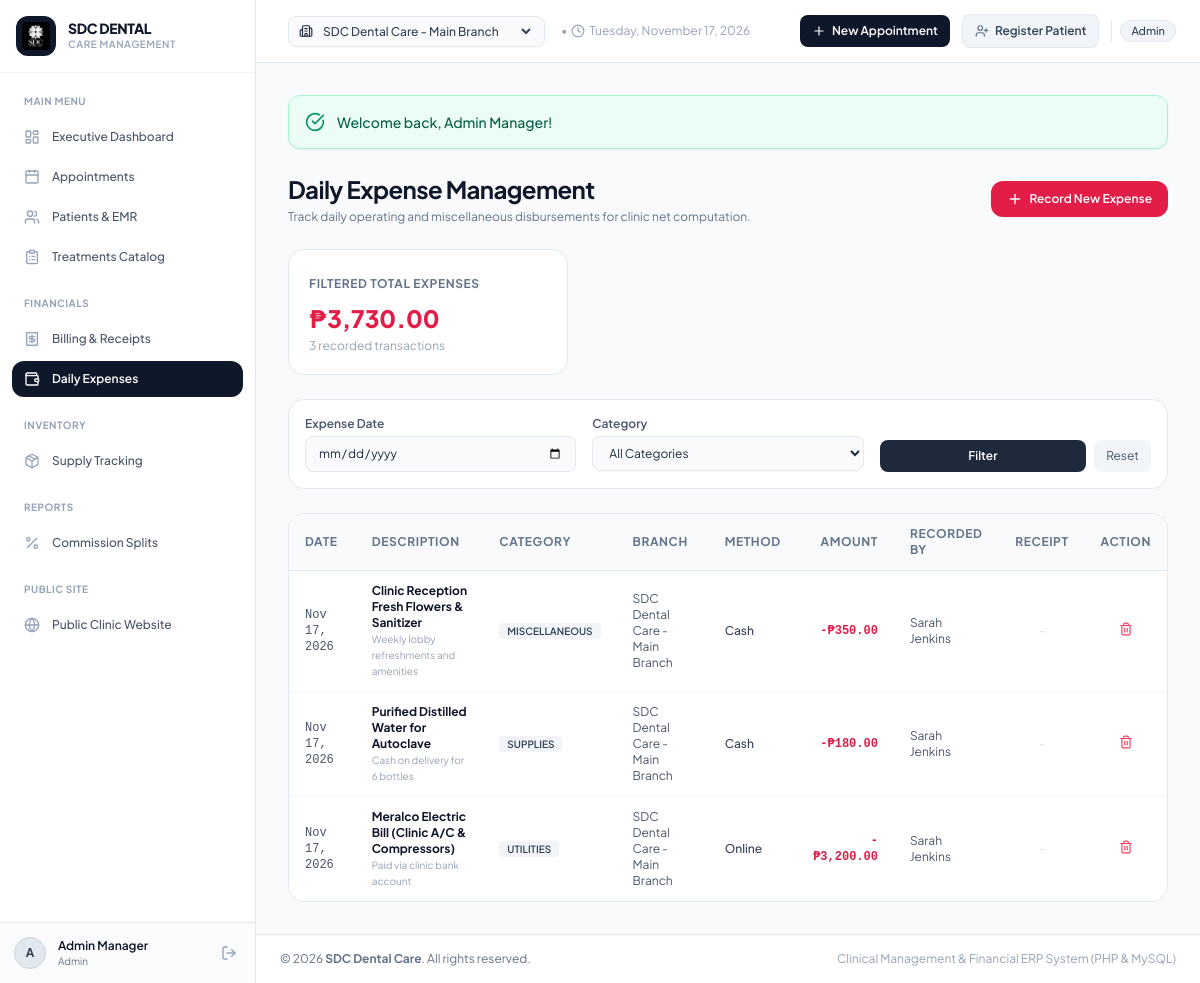
The app's page /index.php?page=expenses (signed in) with its own data.
### tables this page shows
CREATE TABLE `expenses` (
    `id` INT AUTO_INCREMENT PRIMARY KEY,
    `branch_id` INT NOT NULL,
    `category` ENUM('utilities', 'supplies', 'rent', 'salaries', 'maintenance', 'laboratory', 'miscellaneous') NOT NULL,
    `title` VARCHAR(150) NOT NULL,
    `amount` DECIMAL(10,2) NOT NULL,
    `payment_method` ENUM('Cash', 'Online', 'Card') DEFAULT 'Cash',
    `expense_date` DATE NOT NULL,
    `receipt_attachment` VARCHAR(255) NULL,
    `recorded_by` INT NOT NULL,
    `notes` TEXT,
    `created_at` TIMESTAMP DEFAULT CURRENT_TIMESTAMP,
    FOREIGN KEY (`branch_id`) REFERENCES `branches`(`id`),
    FOREIGN KEY (`recorded_by`) REFERENCES `users`(`id`)
);

CREATE TABLE `branches` (
    `id` INT AUTO_INCREMENT PRIMARY KEY,
    `branch_name` VARCHAR(100) NOT NULL,
    `branch_code` VARCHAR(20) UNIQUE NOT NULL,
    `address` TEXT,
    `contact_number` VARCHAR(30),
    `is_active` TINYINT(1) DEFAULT 1,
    `created_at` TIMESTAMP DEFAULT CURRENT_TIMESTAMP
);

CREATE TABLE `users` (
    `id` INT AUTO_INCREMENT PRIMARY KEY,
    `branch_id` INT NULL,
    `role` ENUM('admin', 'dentist', 'front_desk', 'assistant') NOT NULL,
    `username` VARCHAR(50) UNIQUE NOT NULL,
    `password_hash` VARCHAR(255) NOT NULL,
    `full_name` VARCHAR(100) NOT NULL,
    `email` VARCHAR(100) UNIQUE,
    `phone` VARCHAR(30),
    `status` ENUM('active', 'inactive') DEFAULT 'active',
    `created_at` TIMESTAMP DEFAULT CURRENT_TIMESTAMP,
    FOREIGN KEY (`branch_id`) REFERENCES `branches`(`id`) ON DELETE SET NULL
);

### controllers/ExpenseController.php (called while the page is built, shortened)
<?php
require_once __DIR__ . '/../config/session.php';
require_once __DIR__ . '/../models/Expense.php';
class ExpenseController {
    public function index(): void {
        $filters = [];
        $expenses = Expense::getAll($filters);
        $totalExpenses = array_sum(array_column($expenses, 'amount'));
        require_once __DIR__ . '/../views/expenses/index.php';
    }
}

### models/Expense.php (called while the page is built, shortened)
<?php
require_once __DIR__ . '/../config/database.php';
class Expense {
    public static function getAll(array $filters = []): array {
        $sql = "SELECT e.*, b.branch_name, u.full_name as recorded_by_name
                FROM expenses e
                JOIN branches b ON e.branch_id = b.id
                JOIN users u ON e.recorded_by = u.id
                WHERE 1=1";
        $params = [];
        $sql .= " ORDER BY e.expense_date DESC, e.id DESC";
        return Database::fetchAll($sql, $params);
    }
}

### config/database.php (called while the page is built, shortened)
<?php
class Database {
    private static ?PDO $instance = null;
    public static function getConnection(): PDO {
        if (self::$instance === null) {
            $dsn = "mysql:host=" . self::DB_HOST . ";port=" . self::DB_PORT . ";dbname=" . self::DB_NAME . ";charset=" . self::DB_CHARSET;
            $options = [
                PDO::ATTR_ERRMODE            => PDO::ERRMODE_EXCEPTION,
                PDO::ATTR_DEFAULT_FETCH_MODE => PDO::FETCH_ASSOC,
                PDO::ATTR_EMULATE_PREPARES   => false,
            ];
            try {
                self::$instance = new PDO($dsn, self::DB_USER, self::DB_PASS, $options);
            } catch (PDOException $e) {
                throw new PDOException("Database connection error: " . $e->getMessage(), (int)$e->getCode());
            }
        }
        return self::$instance;
    }
    public static function query(string $sql, array $params = []): PDOStatement {
        $stmt = self::getConnection()->prepare($sql);
        $stmt->execute($params);
        return $stmt;
    }
    public static function fetchAll(string $sql, array $params = []): array {
        $stmt = self::query($sql, $params);
        return $stmt->fetchAll();
    }
}

### config/session.php (called while the page is built, shortened)
<?php
class Session {
    public static function isLoggedIn(): bool {
        return isset($_SESSION['user_id']) && !empty($_SESSION['user_id']);
    }
    public static function role(): ?string {
        return $_SESSION['user']['role'] ?? null;
    }
    public static function hasRole(string|array $roles): bool {
        $userRole = self::role();
        if (is_array($roles)) {
            return in_array($userRole, $roles, true);
        }
        return $userRole === $roles;
    }
}

### views/expenses/index.php (the view, shortened to what this page needs)
<?php
require_once __DIR__ . '/../layouts/header.php';
$filterDate = $_GET['date'] ?? '';
?>
<div class="mb-6 flex flex-col md:flex-row md:items-center md:justify-between gap-4">
    <div>
        <h2 class="text-2xl font-bold text-slate-900 tracking-tight">Daily Expense Management</h2>
        <p class="text-xs text-slate-500 mt-1">Track daily operating and miscellaneous disbursements for clinic net computation.</p>
    </div>
    <button onclick="document.getElementById('addExpenseModal').classList.remove('hidden')"
            class="inline-flex items-center space-x-1.5 bg-rose-600 hover:bg-rose-700 text-white text-xs font-semibold px-4 py-2.5 rounded-xl shadow-sm transition">
        <i data-lucide="plus" class="w-4 h-4"></i>
        <span>Record New Expense</span>
    </button>
</div>
<div class="grid grid-cols-1 sm:grid-cols-3 gap-5 mb-6">
    <div class="bg-white rounded-2xl p-5 border border-slate-200 shadow-xs">
        <span class="text-xs font-bold uppercase tracking-wider text-slate-500">Filtered Total Expenses</span>
        <h3 class="text-2xl font-extrabold text-rose-600 mt-2">
            <?= APP_CURRENCY ?><?= number_format($totalExpenses, 2) ?>
        </h3>
        <p class="text-xs text-slate-400 mt-1"><?= count($expenses) ?> recorded transaction<?= count($expenses) === 1 ? '' : 's' ?></p>
    </div>
</div>
<div class="bg-white p-4 rounded-2xl border border-slate-200 shadow-xs mb-6">
    <form method="GET" class="grid grid-cols-1 sm:grid-cols-3 gap-4 text-xs">
        <div>
            <label class="block font-semibold text-slate-600 mb-1">Expense Date</label>
            <input type="date" name="date" value="<?= htmlspecialchars($filterDate) ?>"
                   class="w-full px-3 py-2 bg-slate-50 border border-slate-200 rounded-lg focus:outline-none focus:ring-1 focus:ring-teal-500">
        </div>
        <div>
            <label class="block font-semibold text-slate-600 mb-1">Category</label>
            <select name="category" class="w-full px-3 py-2 bg-slate-50 border border-slate-200 rounded-lg focus:outline-none focus:ring-1 focus:ring-teal-500">
                <option value="">All Categories</option>
            </select>
        </div>
        <div class="flex items-end space-x-2">
            <button type="submit" class="w-full py-2 bg-slate-800 hover:bg-slate-900 text-white font-semibold rounded-lg transition">
                Filter
            </button>
            <a href="<?= BASE_URL ?>/index.php?page=expenses" class="py-2 px-3 bg-slate-100 hover:bg-slate-200 text-slate-600 rounded-lg transition">
                Reset
            </a>
        </div>
    </form>
</div>
<div class="bg-white rounded-2xl border border-slate-200 shadow-xs overflow-hidden">
    <div class="overflow-x-auto">
        <table class="w-full text-left border-collapse text-xs">
            <thead>
                <tr class="bg-slate-50 text-slate-500 uppercase tracking-wider font-bold border-b border-slate-200">
                    <th class="py-3 px-4">Date</th>
                    <th class="py-3 px-4">Description</th>
                    <th class="py-3 px-4">Category</th>
                    <th class="py-3 px-4">Branch</th>
                    <th class="py-3 px-4">Method</th>
                    <th class="py-3 px-4 text-right">Amount</th>
                    <th class="py-3 px-4">Recorded By</th>
                    <th class="py-3 px-4 text-center">Receipt</th>
                    <?php if (Session::hasRole(['admin'])): ?>
                        <th class="py-3 px-4 text-center">Action</th>
                    <?php endif; ?>
                </tr>
            </thead>
            <tbody class="divide-y divide-slate-100 text-slate-700">
                <?php if (empty($expenses)): ?>
                    <tr>
                        <td colspan="9" class="text-center py-8 text-slate-400 italic">No expenses recorded for this selection.</td>
                    </tr>
                <?php else: ?>
                    <?php foreach ($expenses as $exp): ?>
                        <tr class="hover:bg-slate-50 transition">
                            <td class="py-3 px-4 font-mono font-medium text-slate-600">
                                <?= date('M d, Y', strtotime($exp['expense_date'])) ?>
                            </td>
                            <td class="py-3 px-4">
                                <span class="font-bold text-slate-900 block"><?= htmlspecialchars($exp['title']) ?></span>
                                <?php if (!empty($exp['notes'])): ?>
                                    <span class="text-[10px] text-slate-400 block"><?= htmlspecialchars($exp['notes']) ?></span>
                                <?php endif; ?>
                            </td>
                            <td class="py-3 px-4">
                                <span class="px-2 py-0.5 rounded font-semibold text-[10px] bg-slate-100 text-slate-700 uppercase">
                                    <?= htmlspecialchars($exp['category']) ?>
                                </span>
                            </td>
                            <td class="py-3 px-4 text-slate-600"><?= htmlspecialchars($exp['branch_name']) ?></td>
                            <td class="py-3 px-4">
                                <span class="font-medium text-slate-700"><?= htmlspecialchars($exp['payment_method']) ?></span>
                            </td>
                            <td class="py-3 px-4 text-right font-mono font-bold text-rose-600">
                                -<?= APP_CURRENCY ?><?= number_format($exp['amount'], 2) ?>
                            </td>
                            <td class="py-3 px-4 text-slate-600"><?= htmlspecialchars($exp['recorded_by_name']) ?></td>
                            <td class="py-3 px-4 text-center">
                                <?php if (!empty($exp['receipt_attachment'])): ?>
                                    <a href="<?= BASE_URL ?>/<?= htmlspecialchars($exp['receipt_attachment']) ?>" target="_blank" class="text-teal-600 hover:text-teal-800 p-1">
                                        <i data-lucide="paperclip" class="w-4 h-4 mx-auto"></i>
                                    </a>
                                <?php else: ?>
                                    <span class="text-slate-300">-</span>
                                <?php endif; ?>
                            </td>
                            <?php if (Session::hasRole(['admin'])): ?>
                                <td class="py-3 px-4 text-center">
                                    <form action="<?= BASE_URL ?>/index.php?page=expense_delete" method="POST" onsubmit="return confirm('Delete this expense entry?');">
                                        <button type="submit" class="text-rose-500 hover:text-rose-700">
                                            <i data-lucide="trash-2" class="w-3.5 h-3.5"></i>
                                        </button>
                                    </form>
                                </td>
                            <?php endif; ?>
                        </tr>
                    <?php endforeach; ?>
                <?php endif; ?>
            </tbody>
        </table>
    </div>
</div>
<?php require_once __DIR__ . '/../layouts/footer.php'; ?>

### assets/css/style.css (style rules this page uses)
button, a, input, select, textarea { transition: all 0.15s ease-in-out; }
table thead th { letter-spacing: 0.05em; font-weight: 700; }

### views/layouts/header.php (style rules this page uses)
body { font-family: 'Plus Jakarta Sans', sans-serif; }

### records on screen
expenses: expense_date "Nov 17, 2026", title "Clinic Reception Fresh Flowers & Sanitizer", notes "Weekly lobby refreshments and amenities", category "MISCELLANEOUS", branch.branch_name "SDC Dental Care - Main Branch", payment_method "Cash", amount "350.00", recorded_by.full_name "Sarah Jenkins"
expenses: expense_date "Nov 17, 2026", title "Purified Distilled Water for Autoclave", notes "Cash on delivery for 6 bottles", category "SUPPLIES", branch.branch_name "SDC Dental Care - Main Branch", payment_method "Cash", amount "180.00", recorded_by.full_name "Sarah Jenkins"
expenses: expense_date "Nov 17, 2026", title "Meralco Electric Bill (Clinic A/C & Compressors)", notes "Paid via clinic bank account", category "UTILITIES", branch.branch_name "SDC Dental Care - Main Branch", payment_method "Online", amount "3,200.00", recorded_by.full_name "Sarah Jenkins"

### other values on screen
substr($currentUser['full_name'] ?? 'U', 0, 1) "A"
$currentUser['full_name'] "Admin Manager"
str_replace('_', ' ', $currentUser['role'] ?? 'Staff') "Admin"
str_replace('_', ' ', $currentUser['role']) "Admin"
$success "Welcome back, Admin Manager!"
APP_CURRENCY "₱"
$totalExpenses "3,730.00"
count($expenses) "3"
APP_NAME "SDC Dental Care"
form field branch_id "SDC Dental Care - Main Branch"
